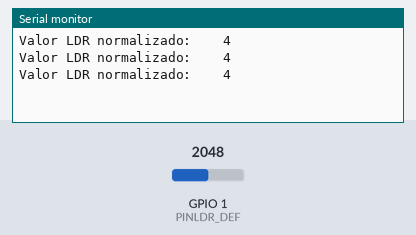
The sketch below on a simulated ESP32. Shown: the last lines printed to the serial monitor. Inputs (shaded band) come from the test bench; at power-on: GPIO 1 (PINLDR_DEF) = 2048.

Above: at 1.3 s.
1.4 s: GPIO 1 (PINLDR_DEF) set to 266
At 1.9 s:
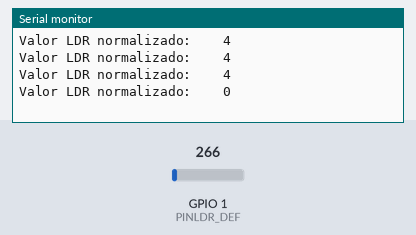
2.9 s: GPIO 1 (PINLDR_DEF) set to 217
At 3.4 s:
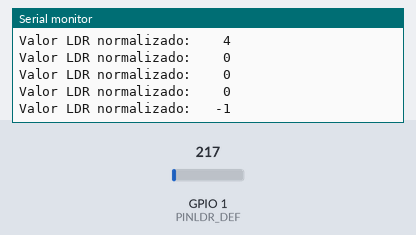

The sketch:

Basico_LDR_ESP32_32U.ino
```cpp
#define PINLDR_DEF  1

int valorLDR = 0;
int minLDR = 600;
int maxLDR = 2400;
int normalLDR = 0;

void setup() {
  Serial.begin(115200);
  pinMode(PINLDR_DEF,INPUT);
}
void loop() {
  valorLDR = analogRead(PINLDR_DEF);
  normalLDR = (int) 5* ( (float) valorLDR - (float)minLDR)/((float)maxLDR - (float)minLDR);
  Serial.printf("Valor LDR normalizado: %4i\n",normalLDR);
  delay(500);
}
```

Measured:
- the behaviour switches between 241 and 240 on GPIO 1 (PINLDR_DEF) (found by bisection; images 1 and 2)
- after the input at 1.4 s, the serial monitor: prints a new line after 0.10 s (image 1)
- after the input at 2.9 s, the serial monitor: prints a new line after 0.10 s (image 2)
